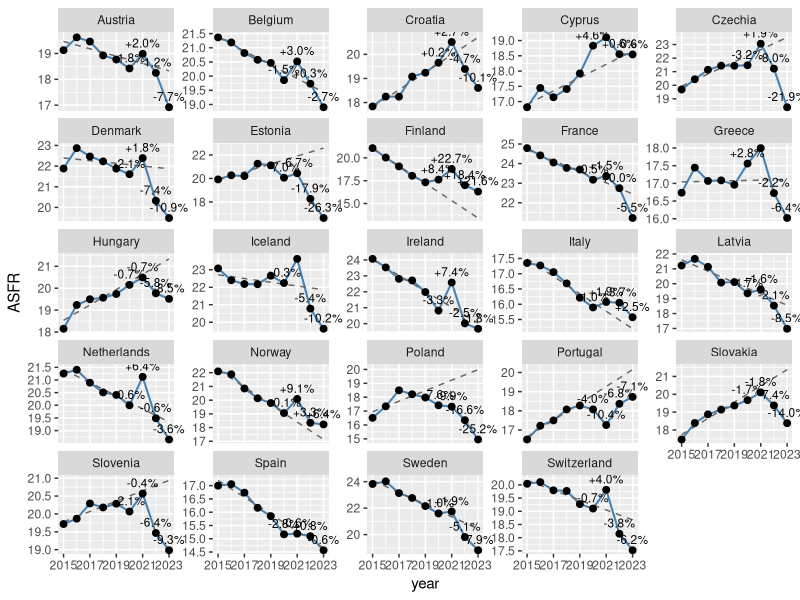

R code for this plot:
################################################################################
## Age-standardised fertility rates (ASFR) 2011-2023
## Baseline = country-specific linear trend fitted on 2015-2019,
##            and % deviation in 2020-2023
################################################################################

## 1 ────────────────────────────────────────────────────────────────────────────
library(tidyverse)
library(knitr)
library(kableExtra)
library(scales)
library(broom)      # needed for augment() / tidy()
library(htmltools)
library(ggplot2)

## 2 ────────────────────────────────────────────────────────────────────────────
##  European-standard population 2013, women 15-49 (weights sum to 1.0)
std_pop <- tribble(
  ~age_group_5, ~weight,
  "15-19", 5500 / 1e5,
  "20-24", 6000 / 1e5,
  "25-29", 6000 / 1e5,
  "30-34", 6500 / 1e5,
  "35-39", 7000 / 1e5,
  "40-44", 7000 / 1e5,
  "45-49", 7000 / 1e5
)

## 3 ────────────────────────────────────────────────────────────────────────────
##  Read Eurostat file & compute ASFR (per 1 000 women)
dat <- read_csv("data/pop_births_eurostats_2011_2023.csv", show_col_types = FALSE)

asfr <- dat %>%
  left_join(std_pop, by = "age_group_5") %>%
  mutate(fr     = births / population,
         w_rate = fr * weight) %>%
  group_by(country, year) %>%
  summarise(ASFR = sum(w_rate) * 1e3, .groups = "drop") %>%    # *1 000
  arrange(country, year)

## 4 ────────────────────────────────────────────────────────────────────────────
##  BASELINE = **linear trend** of 2015-2019 for each country
##  ---------------------------------------------------------
##  • Fit ASFR ~ year on 2015-2019.
##  • Predict for every year present in the ASFR data frame.
##    (This extrapolates modestly backwards to 2011 and forwards to 2023.)
trend_pred <- asfr %>%
  group_by(country) %>%
  group_modify(~{
    fit <- lm(ASFR ~ year, data = filter(.x, year %in% 2015:2019))
    tibble(year       = .x$year,
           pred_ASFR  = predict(fit, newdata = .x))
  }) %>%
  ungroup()

##  Attach baseline to every year; compute % deviation
asfr_pred <- asfr %>%
  left_join(trend_pred, by = c("country", "year")) %>%
  mutate(dev_pct = (ASFR - pred_ASFR) / pred_ASFR * 100)

## 5 ────────────────────────────────────────────────────────────────────────────
##  Table (same colour-band logic: negative = red, positive = blue)
dev_tbl_num <- asfr_pred %>%
  filter(year %in% 2020:2023) %>%
  select(country, year, dev_pct) %>%
  pivot_wider(names_from = year, values_from = dev_pct) %>%
  arrange(country)

dev_tbl_col <- dev_tbl_num %>%
  mutate(across(
    -country,
    ~{
      bg <- dplyr::case_when(          # REVERSED palette
        .x  < -10 ~ "#b71c1c",         # deepest red  (big drop = very bad)
        .x >= -10 & .x <  -5 ~ "#ef5350",
        .x >=  -5 & .x <   0 ~ "#ffcccb",
        .x >=   0 & .x <   1 ~ "#ffffff",
        .x >=   1 & .x <   3 ~ "#bbdefb",
        .x >=   3 & .x <  10 ~ "#42a5f5",
        TRUE                  ~ "#0d47a1"  # deepest blue (big rise = very good)
      )
      fg <- dplyr::case_when(          # keep text legible
        .x < -10                     ~ "white",
        .x >= -10 & .x <  -5         ~ "white",
        .x >=  -5 & .x <   0         ~ "black",
        .x >=   0 & .x <   1         ~ "black",
        .x >=   1 & .x <   3         ~ "black",
        .x >=   3 & .x <  10         ~ "black",
        TRUE                         ~ "white"
      )
      cell_spec(sprintf("%+.1f %%", .x), background = bg, color = fg)
    }
  ))

tbl_html <- dev_tbl_col %>%
  kbl(format = "html", escape = FALSE,
      caption = "Percent deviation of ASFR from the 2015-2019 linear-trend baseline  
                 (blue = excess / red = deficit)") %>%
  kable_styling(full_width = FALSE, position = "center") %>%
  row_spec(0, bold = TRUE)

html_print( HTML(tbl_html) )

## 6 ────────────────────────────────────────────────────────────────────────────
##  Plot: observed ASFR, 2015-2019 linear-trend baseline, % deviation label
ggplot(asfr_pred, aes(year, ASFR)) +
  geom_line(linewidth = 0.7, colour = "steelblue") +
  geom_line(aes(y = pred_ASFR),                 # <<-- variable baseline
            linetype = "dashed", colour = "grey40") +
  geom_point(size = 2) +
  geom_text(
    data = subset(asfr_pred, year >= 2020),
    aes(label = sprintf("%+.1f%%", dev_pct)),
    vjust = -0.7, size = 3
  ) +
  facet_wrap(~country, scales = "free_y") +
  scale_x_continuous(breaks = seq(2011, 2023, 2)) +
  scale_y_continuous(
    expand = expansion(mult = c(0.05, 0.08))   # 5 % below, 8 % above
  ) +
  coord_cartesian(clip = "off")                 # keep labels visible
labs(
  title    = "Age-standardised fertility rates vs. 2015-2019 linear-trend baseline",
  subtitle = "Dashed line = fitted ASFR trend (2015-2019); labels = % deviation",
  x = NULL,
  y = "ASFR (per 1 000 women, ESP-2013 weights)"
) +
  theme_minimal(base_size = 11) +
  theme(plot.margin = margin(5.5, 20, 5.5, 5.5))  # a little right padding
